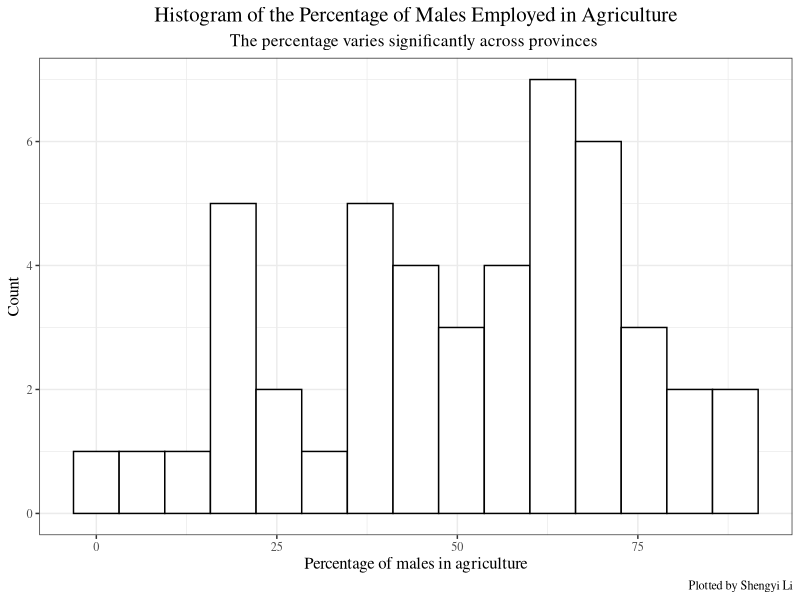
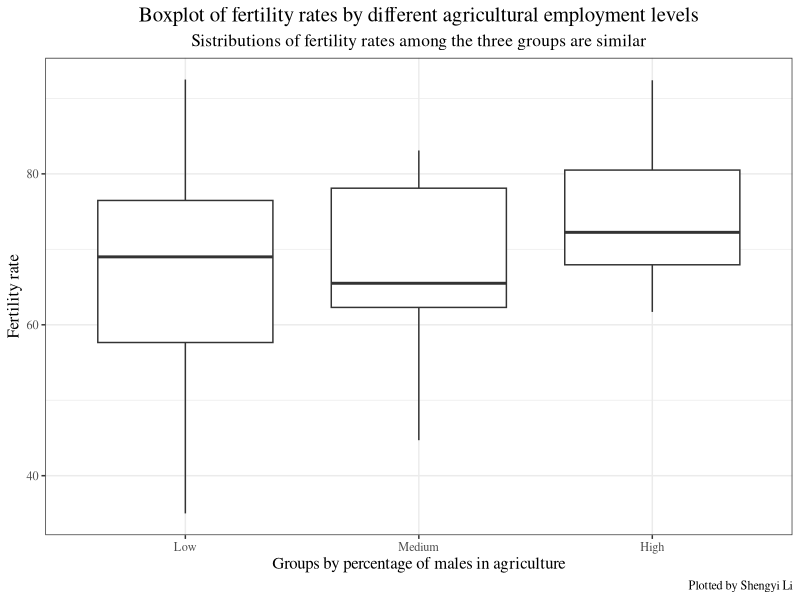
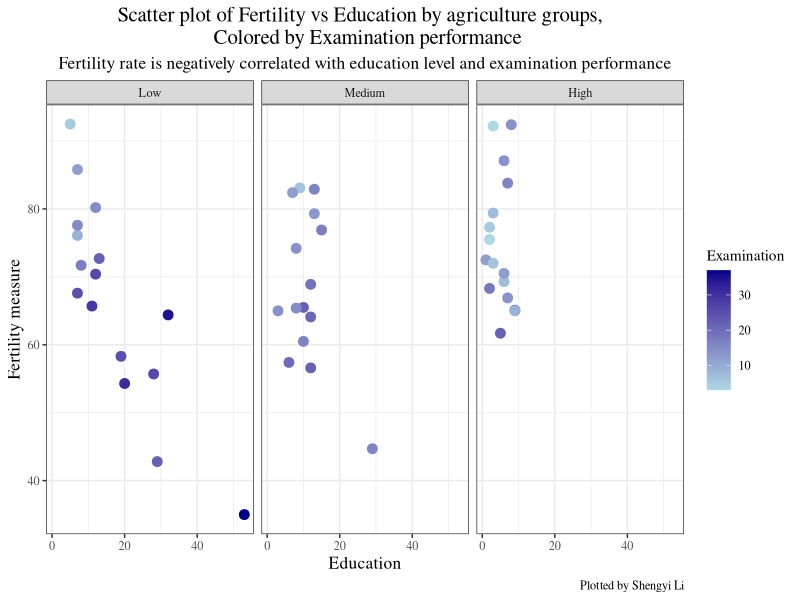

Recreate these plots in R, in order.
## ---- chunk 1
sapply(swiss, class)
## ---- chunk 2
summary(swiss)
## ---- chunk 3
library(ggplot2)
suppressPackageStartupMessages(library(dplyr))
swiss %>% ggplot(aes(x=Agriculture)) +
    geom_histogram(bins=15,fill='white',color='black')+
    labs(x="Percentage of males in agriculture",
    y="Count",
    title = "Histogram of the Percentage of Males Employed in Agriculture",
    subtitle = "The percentage varies significantly across provinces ",
    caption = "Plotted by Shengyi Li")+
    theme_bw(base_family = "Times")+
  theme(plot.title = element_text(size=15,hjust=0.5),
  plot.subtitle = element_text(hjust=0.5,size=12.5),
  axis.title.x = element_text(size=12),
  axis.title.y = element_text(size=12))
## ---- chunk 4
category_data <- swiss %>% 
  mutate(Agriculture_group = cut(Agriculture,
                                  breaks = quantile(Agriculture, probs = c(0, 1/3, 2/3, 1)),
                                  labels = c("Low", "Medium","High"), 
                                  include.lowest = TRUE))
## ---- chunk 5
category_data %>% ggplot(aes(x=Agriculture_group,y=Fertility))+
  geom_boxplot()+
  labs(x = "Groups by percentage of males in agriculture", 
       y = "Fertility rate", 
       color = "Agriculture_group",
       title = "Boxplot of fertility rates by different agricultural employment levels",
       subtitle = "Sistributions of fertility rates among the three groups are similar",
    caption = "Plotted by Shengyi Li")+
  theme_bw(base_family = "Times")+
  theme(plot.title = element_text(size=15,hjust=0.5),
  plot.subtitle = element_text(hjust=0.5,size=12.5),
  axis.title.x = element_text(size=12),
  axis.title.y = element_text(size=12))
## ---- chunk 6
#| column: margin

knitr::kable(
category_data %>% group_by(Agriculture_group) %>%
  summarize(Mean_infant_mortality = round(mean(Infant.Mortality),2)) %>%
  rename(Ag_group=Agriculture_group)%>%
  arrange(desc(Mean_infant_mortality)))
## ---- chunk 7
category_data %>% 
  ggplot(aes(x=Education,y=Fertility,color=Examination))+
  geom_point(size=3)+
  facet_wrap(vars(Agriculture_group))+
  scale_color_gradient(low = "lightblue", high = "darkblue")+
  labs(y="Fertility measure",
  title = 'Scatter plot of Fertility vs Education by agriculture groups,  \n Colored by Examination performance',
  subtitle="Fertility rate is negatively correlated with education level and examination performance",
  caption = "Plotted by Shengyi Li")+
  theme_bw(base_family = "Times")+
  theme(plot.title = element_text(size=15,hjust=0.5),
  plot.subtitle = element_text(hjust=0.5,size=12.5),
  axis.title.x = element_text(size=12.5),
  axis.title.y = element_text(size=12.5))
